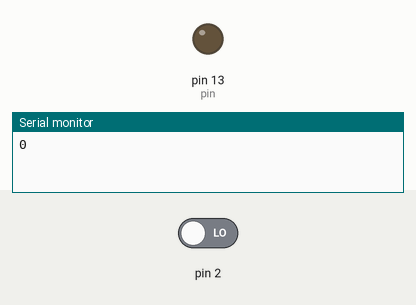
Simulated run of this sketch. Board: Arduino Uno, built with avr-gcc and run on an emulated ATmega328P. Shown: output pins drawn as LEDs (lit = HIGH), the last lines printed to the serial monitor. The test bench sets the inputs (shaded band); at power-on: pin 2 LOW.

Above: at 1.2 s.
1.3 s: pin 2 driven HIGH
At 2.4 s:
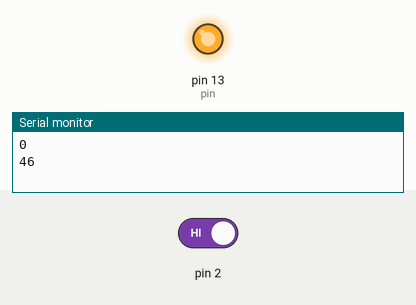
Timing chart, 0 to 4.3 s (numbered marks = the images above; inputs shaded):
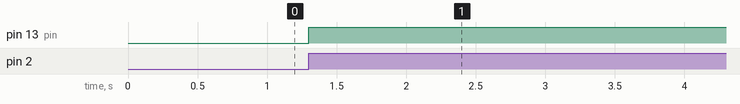

The sketch:

Heart_Rate_Android.ino
```cpp
/************************* 2011 Seeedstudio **************************
* File Name : Heart rate sensor.pde
* Author : Seeedteam
* Version : V1.0
* Date : 30/12/2011
* Description : This program can be used to measure heart rate,
the lowest pulse in the program be set to 30.
*************************************************************************/

//Modified by @BuildingIoT
//for communication with Android

#include <SPI.h>
//#include <Adb.h>

// Adb connection.
//Connection * connection;

// Elapsed time for ADC sampling
long lastTime;

unsigned char pin = 13;
unsigned char counter=0;
unsigned int heart_rate=0;
unsigned long temp[21];
unsigned long sub=0;
volatile unsigned char state = LOW;
bool data_effect=true;

//you can change it follow your system's request.3000 meams 3 seconds. System return error if the duty overtrip 2 second.
const int max_heartpulse_duty=3000;

void setup()
  {
  pinMode(pin, OUTPUT);
  Serial.begin(115200);
  //Serial.println("Please put on the ear clip.");
  //delay(5000);

  array_init();
  //Serial.println("Heart rate test begin.");
  Serial.println(0);
  attachInterrupt(0, interrupt, RISING);//set interrupt 0,digital port 2

  // Initialise the ADB subsystem.
  //ADB::init();

  // Open an ADB stream to the phone's shell. Auto-reconnect
  //connection = ADB::addConnection("tcp:4568", true, adbEventHandler);
  }

void loop()
  {
  digitalWrite(pin, state);
  }

void sum()//calculate the heart rate
  {
  if (data_effect)
    {
    heart_rate= 1200000 / (temp[20]-temp[0]);//60*20*1000/20_total_time
    //Serial.print("Heart_rate_is:\t");
    Serial.println( heart_rate);
    //connection->write(2, (uint8_t*)&heart_rate);
    //ADB::poll();
    }
  data_effect=1;//sign bit
  }

void interrupt()
  {
  temp[counter]=millis();
  state = !state;
  //Serial.println(counter,DEC);
  //Serial.println(temp[counter]);
  switch(counter)
    {
    case(0):
      sub=temp[counter]-temp[20];
      //Serial.println(sub);
      break;
    default:
      sub=temp[counter]-temp[counter-1];
      //Serial.println(sub);
      break;
    }
  if(sub)
    {
      int courant= 60000/sub;
      Serial.println( courant);
    }
  if(sub>max_heartpulse_duty)//set 2 seconds as max heart pulse duty
    {
    data_effect=0;//sign bit
    counter=0;
    Serial.println("Heart rate measure error,test will restart!" );
    array_init();
    }
  if (counter==20&&data_effect)
    {
    counter=0;
    sum();
    }
  else if(counter!=20&&data_effect)
    counter++;
  else
    {
    counter=0;
    data_effect=1;
    }
  }

void array_init()
  {
  for(unsigned char i=0;i!=20;++i)
    {
    temp[i]=0;
    }
  temp[20]=millis();
  }

// Event handler for the shell connection.
//void adbEventHandler(Connection * connection, adb_eventType event, uint16_t length, uint8_t * data)
//  {
//
//  }
```

Measured:
- after the input at 1.3 s, pin 13 (pin): LOW → HIGH at once
